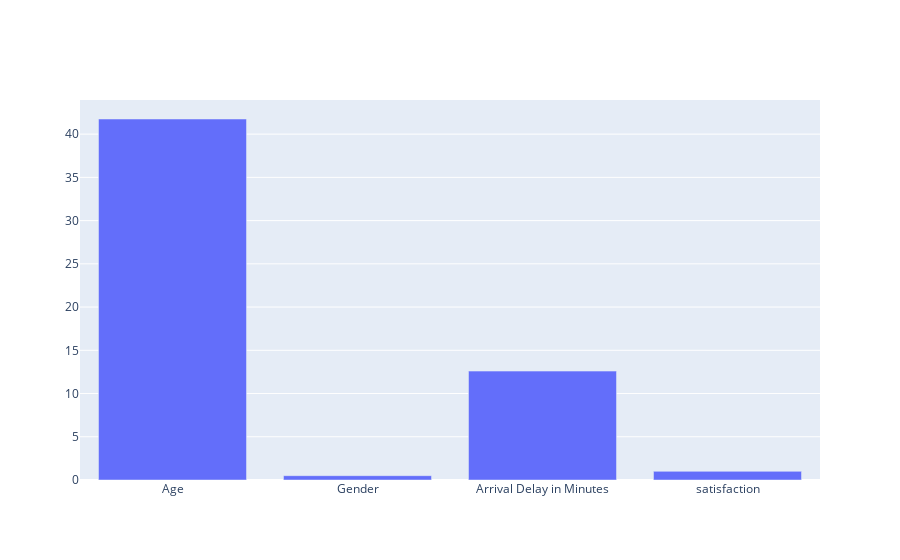

Here is the notebook cell this chart was saved with:
### Code cell
trace = go.Bar(x = df_satisfaction['feature'], y = df_satisfaction['mean'])
fig = go.Figure(data=trace)
fig

### Figure 1 — Plotly figure (JSON) as saved in the notebook; plotly's stock layout.template omitted (floating-point values rounded to 4 significant figures)
{"data": [{"type": "bar", "x": ["Age", "Gender", "Arrival Delay in Minutes", "satisfaction"], "y": [41.75, 0.4995, 12.59, 1]}], "layout": {}}
